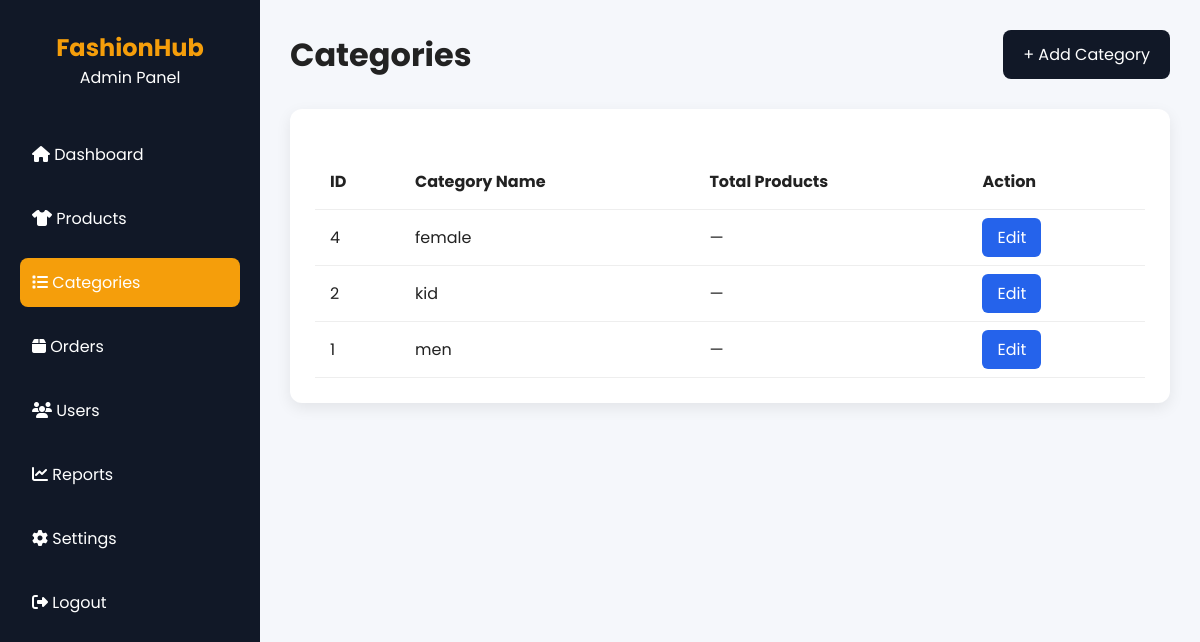
The app's page /frontend/admin/categories.php (signed in) with its own data.
### tables this page shows
CREATE TABLE `categories` (
  `category_id` int(11) NOT NULL,
  `category_name` varchar(100) NOT NULL,
  `description` text DEFAULT NULL
);

### backend/models/Category.php (called while the page is built, shortened)
<?php
require_once __DIR__ . '/../config/database.php';
class Category
{
    private $conn;
    public function __construct()
    {
        $database = new Database();
        $this->conn = $database->connect();
    }
public function getAll()
{
    $query = "SELECT * FROM categories ORDER BY category_name ASC";
    return $this->conn
                ->query($query)
                ->fetchAll(PDO::FETCH_ASSOC);
}
}
?>

### backend/config/database.php (called while the page is built, shortened)
<?php
class Database
{
    private $host = "localhost";
    private $db_name = "fashionhub";
    private $username = "root";
    private $password = "";
    public function connect()
    {
        $this->conn = null;
        try
        {
            $this->conn = new PDO(
                "mysql:host={$this->host};dbname={$this->db_name};charset=utf8",
                $this->username,
                $this->password
            );
            $this->conn->setAttribute(
                PDO::ATTR_ERRMODE,
                PDO::ERRMODE_EXCEPTION
            );
        }
        catch(PDOException $e)
        {
            die("Database Connection Failed : " . $e->getMessage());
        }
        return $this->conn;
    }
}
?>

### backend/controllers/CategoryController.php (called while the page is built, shortened)
<?php
require_once __DIR__ . '/../models/Category.php';
class CategoryController
{
    private $category;
    public function __construct()
    {
        $this->category = new Category();
    }
    public function getAll()
    {
        return $this->category->getAll();
    }
}
?>

### frontend/admin/categories.php (the view, shortened to what this page needs)
<?php
require_once '../../backend/controllers/CategoryController.php';
$categories = (new CategoryController())->getAll();
include("../includes/header.php");
?>
<link rel="stylesheet" href="../assets/css/admin.css">
<div class="admin-container">
    <aside class="sidebar">
        <div class="logo">
            <h2>FashionHub</h2>
            <p>Admin Panel</p>
        </div>
        <ul>
            <li><a href="dashboard.php"><i class="fas fa-home"></i> Dashboard</a></li>
            <li><a href="products.php"><i class="fas fa-tshirt"></i> Products</a></li>
            <li class="active"><a href="categories.php"><i class="fas fa-list"></i> Categories</a></li>
            <li><a href="orders.php"><i class="fas fa-box"></i> Orders</a></li>
            <li><a href="users.php"><i class="fas fa-users"></i> Users</a></li>
            <li><a href="reports.php"><i class="fas fa-chart-line"></i> Reports</a></li>
            <li><a href="settings.php"><i class="fas fa-cog"></i> Settings</a></li>
            <li><a href="logout.php"><i class="fas fa-sign-out-alt"></i> Logout</a></li>
        </ul>
    </aside>
    <main class="main-content">
        <div class="topbar">
            <h1>Categories</h1>
            <a href="edit-category.php" class="add-btn">+ Add Category</a>
        </div>
        <div class="table-container">
            <table>
                <thead>
                    <tr>
                        <th>ID</th>
                        <th>Category Name</th>
                        <th>Total Products</th>
                        <th>Action</th>
                    </tr>
                </thead>
                <tbody>
                    <?php foreach ($categories as $category): ?>
                    <tr>
                        <td><?= (int)$category['category_id'] ?></td>
                        <td><?= htmlspecialchars($category['category_name']) ?></td>
                        <td>—</td>
                        <td><a href="edit-category.php?id=<?= (int)$category['category_id'] ?>" class="edit-btn">Edit</a></td>
                    </tr>
                    <?php endforeach; ?>
                </tbody>
            </table>
        </div>
    </main>
</div>
<?php include("../includes/admin-footer.php"); ?>

### frontend/assets/css/style.css (style rules this page uses)
* { margin:0; padding:0; box-sizing:border-box; font-family:'Poppins',sans-serif; }
body { background:#fff; color:#222; }
a { text-decoration:none; }
ul { list-style:none; }

### frontend/assets/css/admin.css (style rules this page uses)
* { margin:0; padding:0; box-sizing:border-box; font-family:'Poppins',sans-serif; }
body { background:#f5f7fb; }
.admin-container { display:flex; min-height:100vh; }
.sidebar { width:260px; background:#111827; color:#fff; padding:30px 20px; }
.logo { text-align:center; margin-bottom:40px; }
.logo h2 { color:#F59E0B; }
.sidebar ul { list-style:none; }
.sidebar ul li { margin:15px 0; }
.sidebar ul li a { display:block; padding:12px; color:#fff; border-radius:8px; transition:.3s; }
.sidebar ul li.active a, .sidebar ul li a:hover { background:#F59E0B; }
.main-content { flex:1; padding:30px; }
.topbar { display:flex; justify-content:space-between; align-items:center; margin-bottom:30px; }
.table-container { background:#fff; padding:25px; border-radius:12px; box-shadow:0 5px 15px rgba(0,0,0,.08); }
table { width:100%; border-collapse:collapse; margin-top:20px; }
table th, table td { padding:15px; text-align:left; border-bottom:1px solid #eee; }
.add-btn { background:#111827; color:#fff; padding:12px 20px; border-radius:8px; }
.edit-btn { background:#2563eb; color:#fff; padding:8px 15px; border-radius:6px; margin-right:8px; }
.add-btn { text-decoration:none; }
.edit-btn, .delete-btn { text-decoration:none; }

### records on screen
categories: category_id "4", category_name "female"
categories: category_id "2", category_name "kid"
categories: category_id "1", category_name "men"
